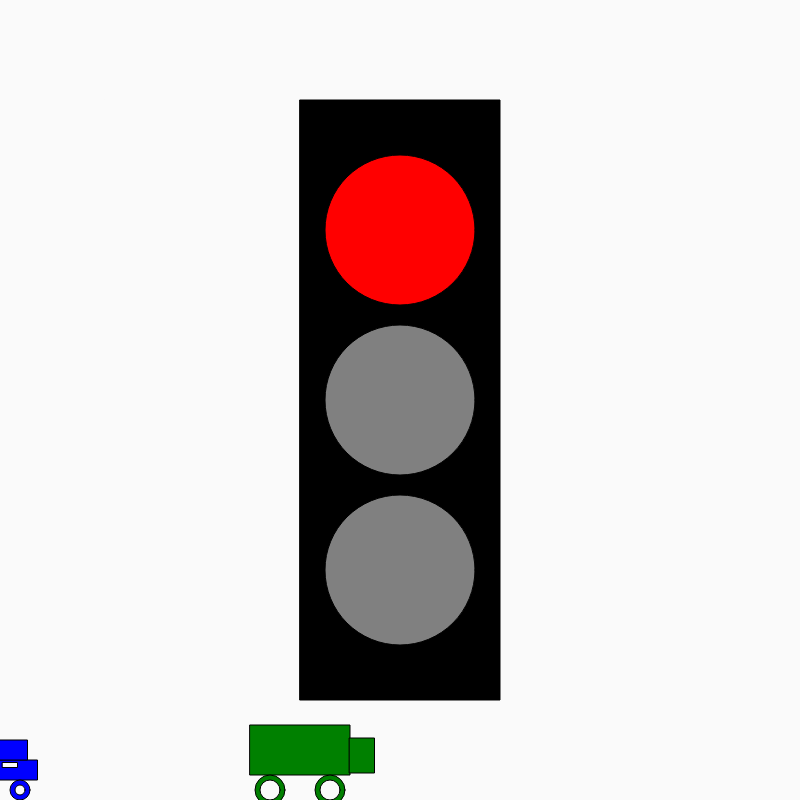
Frame 1 (no input)
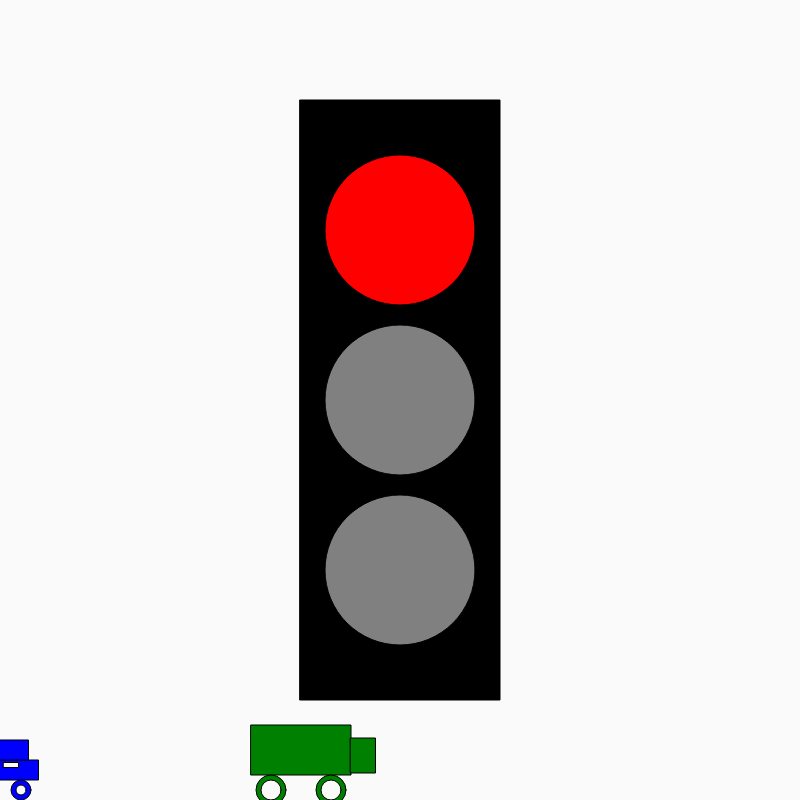
Frame 60 (no input)
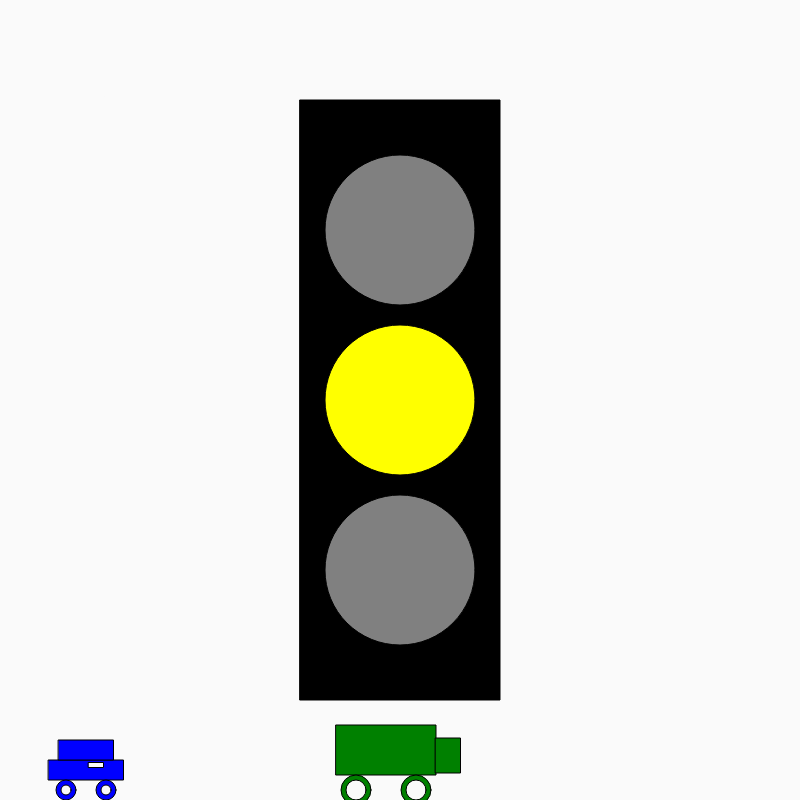
Frame 120 (the mouse pressed at the canvas centre since frame 60)

The p5.js sketch that drew these frames (run headless with seeded random() and noise() and a simulated clock; from frame 60 on, the mouse is pressed at the canvas centre):

// p5.js sketch
// ── sketch.js
let state = 0;
let timer = 0;
let x = 0;
let velocity = 1;

function setup() {
  createCanvas(800, 800);
  ellipseMode(CENTER);
  rectMode(CENTER);
}

function draw() {

  background(250);
  fill(0);
  rect(width/ 2, height/ 2, 200, 600);

  //car code
  fill('blue');
  rect(x, 770, 75, 20);
  rect(x,750,55,20);
  ellipse(x-20,790,20,20);
  ellipse(x+20,790,20,20);
  fill(250);
  rect(x+10,765,15,5);
  ellipse(x-20,790,10,10);
  ellipse(x+20,790,10,10);
  fill('green');
  rect(x+300,750,100,50);
  rect(x+362,755.5,25,35);
  ellipse(x+270,790,30,30);
  ellipse(x+330,790,30,30);
  fill(250);
  ellipse(x+270,790,20,20);
  ellipse(x+330,790,20,20);
  x = x + velocity ;
  if ( x >width){
    x = 0;
}

  switch (state) {

    case 0://red
      text("0", 100, 100);
      fill('red');
      ellipse(width / 2, height / 2 -170, 150, 150);
      fill('grey');
      ellipse(width / 2, height / 2, 150, 150);
      ellipse(width / 2, height / 2 + 170, 150, 150);
      velocity = 0;
      break;

    case 1:
            text("2", 100, 100);
        fill ('grey');
      ellipse(width / 2, height / 2 -170, 150, 150);
      fill('yellow');
      ellipse(width / 2, height / 2, 150, 150);
      fill ('grey');
      ellipse(width / 2, height / 2 + 170, 150, 150);
      velocity = 5;
      break;

    case 2:
      text("1", 100, 100);
      fill('grey');
      ellipse(width / 2, height / 2 -170, 150, 150);
      ellipse(width/ 2, height/ 2, 150, 150);
      fill('green');
      ellipse(width / 2, height / 2 + 170, 150, 150);
      velocity = 10;
      break;

  }

  timer = timer + 1;
  if (timer > 100){
    timer = 0;
     state++;
  if (state > 2) state = 0;
  }

}

function mouseReleased() {
  state++;
  if (state > 2) state = 0;

 }
